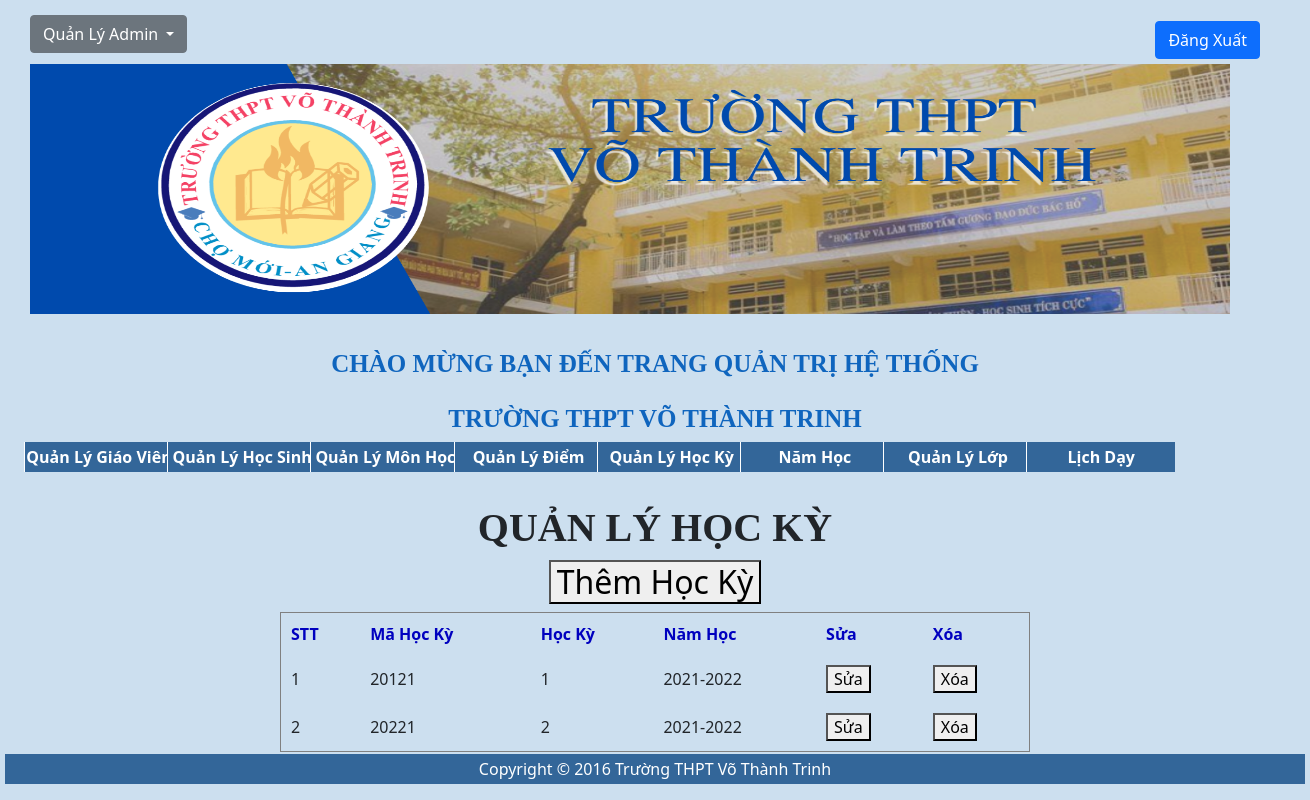
The app's page /admin/index.php?mod=hk with its own data.
### tables this page shows
CREATE TABLE `hocky` (
  `MaHocKy` varchar(10) NOT NULL,
  `TenHocKy` varchar(50) NOT NULL,
  `NamHoc` char(10) NOT NULL
);

### classes/hocki.class.php (called while the page is built, shortened)
<?php
class hocki extends DB
{
    function allquery()
    {
        $con=$this->connect();
        $sql='select * from hocky';
        $query=mysqli_query($con,$sql);
        $result=array();
        if($query)
        {
            while($row=mysqli_fetch_assoc($query))
            {
                $result[]=$row;
            }
        }
        return $result;
    }
}

### admin/hocki/hienthihk.php (the view, shortened to what this page needs)
<H1 align="center" style="font-family: Tahoma;font-weight: bold">QUẢN LÝ HỌC KỲ</H1>
<h2 align="center"><a href="hocki/add_hk.php"><button type='button'>Thêm Học Kỳ</button> </a></h2>
<table align='center' width='750' border='1' cellspacing="0" cellpadding="10" >
    <tr style="font-weight: bold;color: #0000bf">
        <td>STT</td>
        <td>Mã Học Kỳ</td>
        <td>Học Kỳ</td>
        <td>Năm Học</td>
        <td>Sửa</td>
        <td>Xóa</td>
    </tr>
<?php
REQUIRE "../classes/hocki.class.php";
$connection= new hocki();
$con=$connection->allquery();
$stt=0;
foreach($con as $row)
{
    $stt++;
    echo "<tr>";
    echo "<td>$stt</td>";
    echo "<td>$row[MaHocKy]</td>";
    echo "<td>$row[TenHocKy]</td>";
    echo "<td>$row[NamHoc]</td>";
    echo "<td><a href='hocki/sua_hk.php?cmahk=$row[MaHocKy]'><button type='button'>Sửa</button></a></td>";
    echo "<td><a href='hocki/xoa_hk.php?cmahk=$row[MaHocKy]' onclick='return XacNhan();'><button type='button'>Xóa</button></a></td>";
    echo "</tr>";
}
?>

### records on screen
hocky: MaHocKy "20121", TenHocKy "1", NamHoc "2021-2022"
hocky: MaHocKy "20221", TenHocKy "2", NamHoc "2021-2022"
